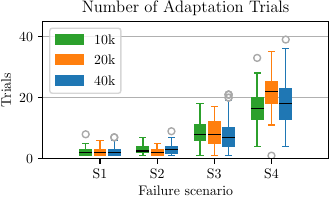

Write Python code to recreate this figure.
import matplotlib.patches as mpatches
import matplotlib.pyplot as plt
import matplotlib
import numpy as np
from scipy import stats

# matplotlib.use("pgf")
matplotlib.rcParams.update({
    'pgf.texsystem': "pdflatex",
    'pdf.fonttype': 42,
    'ps.fonttype': 42,
    'font.family': 'serif',
    'text.usetex': True,
    'pgf.rcfonts': False,
})

def set_box_color(bp, color):
    plt.setp(bp['boxes'], color=color)
    plt.setp(bp['whiskers'], color=color)
    plt.setp(bp['caps'], color=color)
    plt.setp(bp['medians'], color='black')

# load data
sim_data_10 = []
sim_data_20 = []
sim_data_40 = []

for scenario in range(1,5):
    sim_data_10.append(list(np.loadtxt(f'./10k/trials_{scenario}.dat').flatten()))
    sim_data_20.append(list(np.loadtxt(f'./20k/trials_{scenario}.dat').flatten()))
    sim_data_40.append(list(np.loadtxt(f'./40k/trials_{scenario}.dat').flatten()))

# adaptation stats
print('adaptation statistics')

# map size stats
print('map size statistics')
t_statistic, p_value = stats.ttest_ind(sim_data_20[0], sim_data_40[0])
print('S1:', p_value)
t_statistic, p_value = stats.ttest_ind(sim_data_20[1], sim_data_40[1])
print('S2:', p_value)
t_statistic, p_value = stats.ttest_ind(sim_data_20[2], sim_data_40[2])
print('S3:', p_value)
t_statistic, p_value = stats.ttest_ind(sim_data_20[3], sim_data_40[3])
print('S4:', p_value)


ticks = ['S1', 'S2', 'S3', 'S4']
color_10 = 'tab:green'
color_20 = 'tab:orange'
color_40 = 'tab:blue'
box_width = 0.4

fig, ax = plt.subplots()
fig.set_size_inches(w=3.3, h=2.0)
ax.yaxis.grid(True)
ax.set_title('Number of Adaptation Trials')
ax.set_xlabel('Failure scenario')
ax.set_ylabel('Trials')

flierprops = dict(marker='o', markersize=5, linestyle='none', markeredgecolor='darkgray')
positions = np.array(range(len(sim_data_40)))*2.0
bp10 = plt.boxplot(sim_data_10, positions=positions-0.5, widths=box_width, showfliers=True, flierprops=flierprops, patch_artist=True)
bp20 = plt.boxplot(sim_data_20, positions=positions-0.0, widths=box_width, showfliers=True, flierprops=flierprops, patch_artist=True)
bp40 = plt.boxplot(sim_data_40, positions=positions+0.5, widths=box_width, showfliers=True, flierprops=flierprops, patch_artist=True)
set_box_color(bp10, color_10)
set_box_color(bp20, color_20)
set_box_color(bp40, color_40)

# ax.axhline(120/5, color='tab:gray', linestyle='-.', label='2 minute line')

custom_lines = [mpatches.Patch(color=color_10), mpatches.Patch(color=color_20), mpatches.Patch(color=color_40)]
plt.legend(custom_lines, ['10k', '20k', '40k'])

plt.xticks(range(0, len(ticks) * 2, 2), ticks)
plt.xlim(-2, len(ticks)*2)
plt.ylim(0, 45)
plt.tight_layout(pad=0.1)

plt.savefig("trials_plot.pdf")
plt.show()